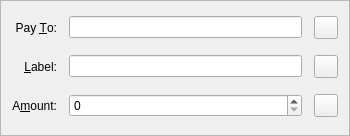
<?xml version="1.0" encoding="UTF-8"?>
<ui version="4.0">
 <class>SendCoinsEntry</class>
 <widget class="QFrame" name="SendCoinsEntry">
  <property name="geometry">
   <rect>
    <x>0</x>
    <y>0</y>
    <width>350</width>
    <height>136</height>
   </rect>
  </property>
  <property name="windowTitle">
   <string>Form</string>
  </property>
  <property name="styleSheet">
   <string notr="true"/>
  </property>
  <property name="frameShape">
   <enum>QFrame::StyledPanel</enum>
  </property>
  <property name="frameShadow">
   <enum>QFrame::Sunken</enum>
  </property>
  <layout class="QGridLayout" name="gridLayout">
   <property name="spacing">
    <number>12</number>
   </property>
   <item row="3" column="0">
    <widget class="QLabel" name="label_2">
     <property name="text">
      <string>Pay &amp;To:</string>
     </property>
     <property name="alignment">
      <set>Qt::AlignRight|Qt::AlignTrailing|Qt::AlignVCenter</set>
     </property>
     <property name="buddy">
      <cstring>payTo</cstring>
     </property>
    </widget>
   </item>
   <item row="8" column="0">
    <widget class="QLabel" name="label">
     <property name="text">
      <string>A&amp;mount:</string>
     </property>
     <property name="alignment">
      <set>Qt::AlignRight|Qt::AlignTrailing|Qt::AlignVCenter</set>
     </property>
     <property name="buddy">
      <cstring>payAmount</cstring>
     </property>
    </widget>
   </item>
   <item row="5" column="0">
    <widget class="QLabel" name="label_4">
     <property name="text">
      <string>&amp;Label:</string>
     </property>
     <property name="alignment">
      <set>Qt::AlignRight|Qt::AlignTrailing|Qt::AlignVCenter</set>
     </property>
     <property name="buddy">
      <cstring>addAsLabel</cstring>
     </property>
    </widget>
   </item>
   <item row="5" column="1">
    <layout class="QHBoxLayout" name="horizontalLayout_2">
     <item>
      <widget class="QValidatedLineEdit" name="addAsLabel">
       <property name="toolTip">
        <string>Enter a label for this address to add it to your address book</string>
       </property>
      </widget>
     </item>
     <item>
      <widget class="QToolButton" name="addressBookButton">
       <property name="toolTip">
        <string>Choose address from address book</string>
       </property>
       <property name="text">
        <string/>
       </property>
       <property name="icon">
        <iconset resource="../bitcoin.qrc">
         <normaloff>:/icons/address-book</normaloff>:/icons/address-book</iconset>
       </property>
       <property name="shortcut">
        <string>Alt+A</string>
       </property>
      </widget>
     </item>
    </layout>
   </item>
   <item row="8" column="1">
    <layout class="QHBoxLayout" name="horizontalLayout">
     <item>
      <widget class="KatzCoinAmountField" name="payAmount"/>
     </item>
     <item>
      <widget class="QToolButton" name="deleteButton">
       <property name="toolTip">
        <string>Remove this recipient</string>
       </property>
       <property name="text">
        <string/>
       </property>
       <property name="icon">
        <iconset resource="../bitcoin.qrc">
         <normaloff>:/icons/remove</normaloff>:/icons/remove</iconset>
       </property>
      </widget>
     </item>
    </layout>
   </item>
   <item row="3" column="1">
    <layout class="QHBoxLayout" name="payToLayout">
     <item>
      <widget class="QValidatedLineEdit" name="payTo">
       <property name="toolTip">
        <string>The address to send the payment to (e.g. C8gZqgY4r2RoEdqYk3QsAqFckyf9pRHN6i)</string>
       </property>
       <property name="maxLength">
        <number>80</number>
       </property>
      </widget>
     </item>
     <item>
      <widget class="QToolButton" name="pasteButton">
       <property name="toolTip">
        <string>Paste address from clipboard</string>
       </property>
       <property name="text">
        <string/>
       </property>
       <property name="icon">
        <iconset resource="../bitcoin.qrc">
         <normaloff>:/icons/editpaste</normaloff>:/icons/editpaste</iconset>
       </property>
       <property name="shortcut">
        <string>Alt+P</string>
       </property>
      </widget>
     </item>
    </layout>
   </item>
  </layout>
 </widget>
 <customwidgets>
  <customwidget>
   <class>KatzCoinAmountField</class>
   <extends>QSpinBox</extends>
   <header>bitcoinamountfield.h</header>
   <container>1</container>
  </customwidget>
  <customwidget>
   <class>QValidatedLineEdit</class>
   <extends>QLineEdit</extends>
   <header>qvalidatedlineedit.h</header>
  </customwidget>
 </customwidgets>
 <resources>
  <include location="../bitcoin.qrc"/>
 </resources>
 <connections/>
</ui>
